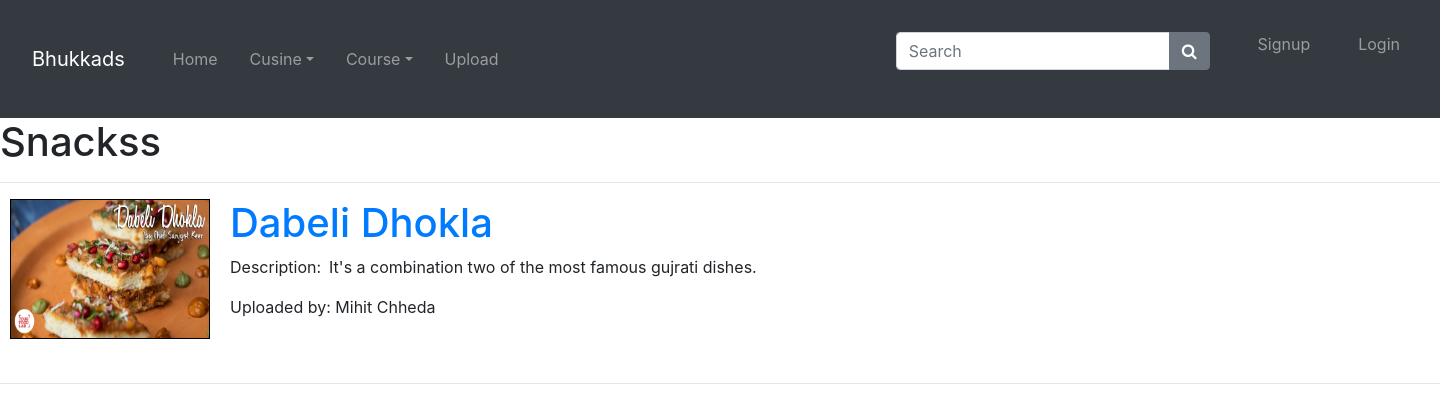
/assets/php/search.php?navval=snacks, run on the app's committed database.
### tables this page shows
CREATE TABLE `videos` (
  `id` int(11) NOT NULL,
  `dname` varchar(30) NOT NULL,
  `cusine` varchar(20) NOT NULL,
  `course` varchar(20) NOT NULL,
  `videol` varchar(100) NOT NULL,
  `recepie` varchar(10000) NOT NULL,
  `description` varchar(1000) NOT NULL,
  `image` varchar(500) NOT NULL,
  `name` varchar(500) NOT NULL
);

### assets/php/search.php (the view, shortened to what this page needs)
<?php
    include('../../modules/navbar.php');
?>
<html>
<head>
</head>
<body>
    <?php
    include('connection.php');
    $url="http://localhost/FoodBlogger/modules/video.php";
    if(isset($_REQUEST['navval'])){
        $navval=$_REQUEST['navval'];
        $navqry="select * from videos where course='$navval'";
        $result=mysqli_query($conn,$navqry);
        if(!$result){
            echo"<script>alert query error</script>";
        }
        else{
            echo"<h1>".ucwords($navval)."s</h1>";
            echo"<hr>";
            while($row=mysqli_fetch_assoc($result)){
                echo"<a href=".$url."?p_id=" . $row['id'] . "><img src=".$row['image']."></a>";
                echo"<div class='product'><a href=".$url."?p_id=" . $row['id'] . "><h1>".$row['dname']."</h1></a>
                <p><bold>Description:</bold>&ensp;".base64_decode($row['description'])."</p>";
                echo"Uploaded by: ".$row['name'];
                echo"<br><br><br></div><hr>";
             }
        }
    }
    ?>
</body>
</html>

### assets/php/search.php (style rules this page uses)
a { text-decoration: none; }
body { display: block; }
img { position: absolute; left:10px; width:200px; height: 140px; float:left; border:1px solid black; }
.product { position: relative; left:230px; }

### data on the page
videos: image (placeholder picture), dname "Dabeli Dhokla", description "It's a combination two of the most famous gujrati dishes.", name "Mihit Chheda"

### other printed values
$navval "Snacks"
